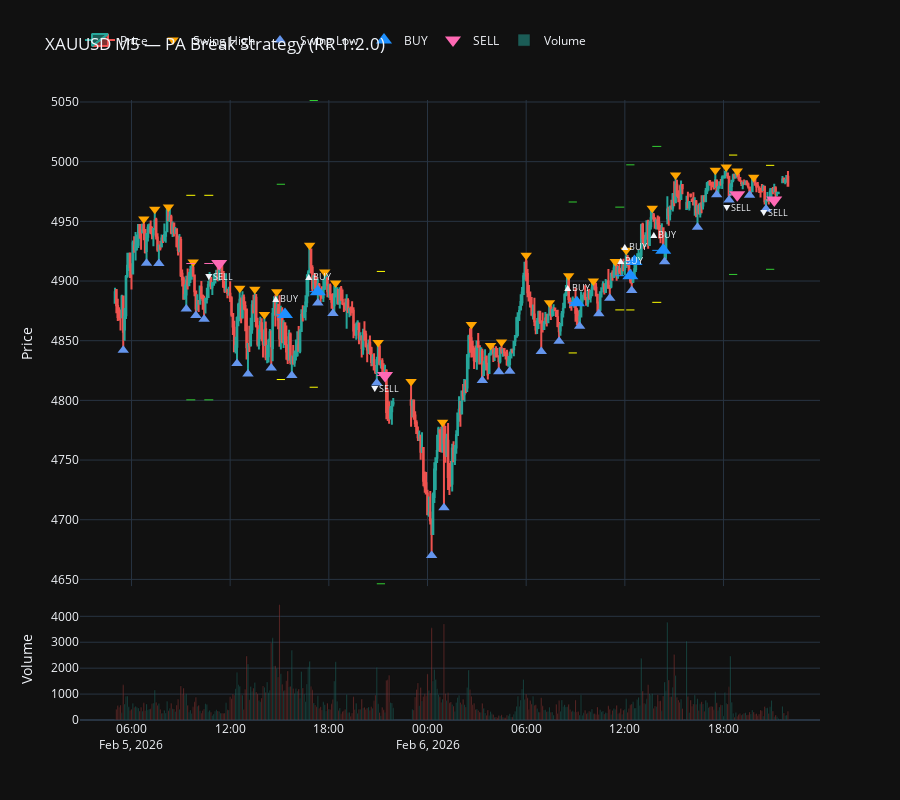

The cell this chart's notebook holds for it:
### Code cell
# Cell 4: Vẽ Interactive Chart với Plotly
fig = make_subplots(rows=2, cols=1, shared_xaxes=True,
                    row_heights=[0.8, 0.2],
                    vertical_spacing=0.02)

# Candlestick
fig.add_trace(go.Candlestick(
    x=df.index, open=df['Open'], high=df['High'],
    low=df['Low'], close=df['Close'],
    name='Price',
    increasing_line_color='#26a69a',
    decreasing_line_color='#ef5350',
), row=1, col=1)

# Swing Highs
sh_points = [s for s in swings if s.type == 'HIGH']
if sh_points:
    fig.add_trace(go.Scatter(
        x=[s.time for s in sh_points],
        y=[s.price for s in sh_points],
        mode='markers', name='Swing High',
        marker=dict(symbol='triangle-down', size=10, color='orange'),
    ), row=1, col=1)

# Swing Lows
sl_points = [s for s in swings if s.type == 'LOW']
if sl_points:
    fig.add_trace(go.Scatter(
        x=[s.time for s in sl_points],
        y=[s.price for s in sl_points],
        mode='markers', name='Swing Low',
        marker=dict(symbol='triangle-up', size=10, color='cornflowerblue'),
    ), row=1, col=1)

# Buy Signals
buy_sigs = [s for s in signals if s.direction == 'BUY']
if buy_sigs:
    for sig in buy_sigs:
        fig.add_shape(type='line',
            x0=sig.break_time, x1=sig.time,
            y0=sig.entry, y1=sig.entry,
            line=dict(color='dodgerblue', width=1, dash='dash'), row=1, col=1)
        fig.add_shape(type='line',
            x0=sig.break_time, x1=sig.time,
            y0=sig.sl, y1=sig.sl,
            line=dict(color='yellow', width=1, dash='dash'), row=1, col=1)
        if sig.tp > 0:
            fig.add_shape(type='line',
                x0=sig.break_time, x1=sig.time,
                y0=sig.tp, y1=sig.tp,
                line=dict(color='limegreen', width=1, dash='dash'), row=1, col=1)
    fig.add_trace(go.Scatter(
        x=[s.time for s in buy_sigs],
        y=[s.entry for s in buy_sigs],
        mode='markers+text', name='BUY',
        marker=dict(symbol='triangle-up', size=14, color='dodgerblue'),
        text=['▲BUY' for _ in buy_sigs],
        textposition='top center', textfont=dict(size=9),
    ), row=1, col=1)

# Sell Signals
sell_sigs = [s for s in signals if s.direction == 'SELL']
if sell_sigs:
    for sig in sell_sigs:
        fig.add_shape(type='line',
            x0=sig.break_time, x1=sig.time,
            y0=sig.entry, y1=sig.entry,
            line=dict(color='hotpink', width=1, dash='dash'), row=1, col=1)
        fig.add_shape(type='line',
            x0=sig.break_time, x1=sig.time,
            y0=sig.sl, y1=sig.sl,
            line=dict(color='yellow', width=1, dash='dash'), row=1, col=1)
        if sig.tp > 0:
            fig.add_shape(type='line',
                x0=sig.break_time, x1=sig.time,
                y0=sig.tp, y1=sig.tp,
                line=dict(color='limegreen', width=1, dash='dash'), row=1, col=1)
    fig.add_trace(go.Scatter(
        x=[s.time for s in sell_sigs],
        y=[s.entry for s in sell_sigs],
        mode='markers+text', name='SELL',
        marker=dict(symbol='triangle-down', size=14, color='hotpink'),
        text=['▼SELL' for _ in sell_sigs],
        textposition='bottom center', textfont=dict(size=9),
    ), row=1, col=1)

# Volume
colors = ['#26a69a' if c >= o else '#ef5350' for o, c in zip(df['Open'], df['Close'])]
fig.add_trace(go.Bar(
    x=df.index, y=df['Volume'], name='Volume',
    marker_color=colors, opacity=0.5,
), row=2, col=1)

fig.update_layout(
    title=f'{SYMBOL} {TIMEFRAME} — PA Break Strategy (RR 1:{RR_RATIO})',
    template='plotly_dark',
    height=800,
    xaxis_rangeslider_visible=False,
    showlegend=True,
    legend=dict(x=0, y=1.12, orientation='h'),
)
fig.update_yaxes(title_text='Price', row=1, col=1)
fig.update_yaxes(title_text='Volume', row=2, col=1)
fig.show()

### Figure 1 — Plotly figure (JSON) as saved in the notebook; plotly's stock layout.template omitted (floating-point values rounded to 4 significant figures; data arrays with more than 128 entries replaced by an {"elided": "..."} marker saying what was removed)
{"data": [{"close": {"elided": "476 float values"}, "decreasing": {"line": {"color": "#ef5350"}}, "high": {"elided": "476 float values"}, "increasing": {"line": {"color": "#26a69a"}}, "low": {"elided": "476 float values"}, "name": "Price", "open": {"elided": "476 float values"}, "type": "candlestick", "x": {"elided": "476 str values"}, "xaxis": "x", "yaxis": "y"}, {"marker": {"color": "orange", "size": 10, "symbol": "triangle-down"}, "mode": "markers", "name": "Swing High", "type": "scatter", "x": ["2026-02-05T06:45:00+00:00", "2026-02-05T07:25:00+00:00", "2026-02-05T08:15:00+00:00", "2026-02-05T09:45:00+00:00", "2026-02-05T11:20:00+00:00", "2026-02-05T12:35:00+00:00", "2026-02-05T13:30:00+00:00", "2026-02-05T14:05:00+00:00", "2026-02-05T14:50:00+00:00", "2026-02-05T16:50:00+00:00", "2026-02-05T17:45:00+00:00", "2026-02-05T18:25:00+00:00", "2026-02-05T21:00:00+00:00", "2026-02-05T23:00:00+00:00", "2026-02-06T00:55:00+00:00", "2026-02-06T02:40:00+00:00", "2026-02-06T03:50:00+00:00", "2026-02-06T04:30:00+00:00", "2026-02-06T06:00:00+00:00", "2026-02-06T07:25:00+00:00", "2026-02-06T08:35:00+00:00", "2026-02-06T10:05:00+00:00", "2026-02-06T11:25:00+00:00", "2026-02-06T12:05:00+00:00", "2026-02-06T13:40:00+00:00", "2026-02-06T15:05:00+00:00", "2026-02-06T17:30:00+00:00", "2026-02-06T18:10:00+00:00", "2026-02-06T18:50:00+00:00", "2026-02-06T19:50:00+00:00"], "xaxis": "x", "y": [4952.0, 4960.0, 4962, 4916, 4916.0, 4894.0, 4893.0, 4872, 4891.0, 4930, 4908.0, 4898.0, 4848.0, 4816.0, 4782.0, 4864.0, 4846, 4849.0, 4922.0, 4882.0, 4904.0, 4900, 4916.0, 4926.0, 4961, 4989.0, 4993.0, 4996.0, 4992.0, 4987], "yaxis": "y"}, {"marker": {"color": "cornflowerblue", "size": 10, "symbol": "triangle-up"}, "mode": "markers", "name": "Swing Low", "type": "scatter", "x": ["2026-02-05T05:30:00+00:00", "2026-02-05T06:55:00+00:00", "2026-02-05T07:40:00+00:00", "2026-02-05T09:20:00+00:00", "2026-02-05T09:55:00+00:00", "2026-02-05T10:25:00+00:00", "2026-02-05T12:25:00+00:00", "2026-02-05T13:05:00+00:00", "2026-02-05T14:30:00+00:00", "2026-02-05T15:45:00+00:00", "2026-02-05T17:20:00+00:00", "2026-02-05T18:15:00+00:00", "2026-02-05T20:55:00+00:00", "2026-02-06T00:15:00+00:00", "2026-02-06T01:00:00+00:00", "2026-02-06T03:20:00+00:00", "2026-02-06T04:20:00+00:00", "2026-02-06T05:00:00+00:00", "2026-02-06T06:55:00+00:00", "2026-02-06T08:00:00+00:00", "2026-02-06T09:15:00+00:00", "2026-02-06T10:25:00+00:00", "2026-02-06T11:05:00+00:00", "2026-02-06T12:25:00+00:00", "2026-02-06T14:25:00+00:00", "2026-02-06T16:25:00+00:00", "2026-02-06T17:35:00+00:00", "2026-02-06T18:20:00+00:00", "2026-02-06T19:35:00+00:00", "2026-02-06T20:35:00+00:00"], "xaxis": "x", "y": [4842, 4915, 4915.0, 4877.0, 4871.0, 4868, 4831, 4822, 4827.0, 4821.0, 4882.0, 4873.0, 4815.0, 4670, 4710, 4817.0, 4824.0, 4824.0, 4841, 4850.0, 4862.0, 4873.0, 4886.0, 4892, 4916.0, 4945, 4972.0, 4968.0, 4972.0, 4960.0], "yaxis": "y"}, {"marker": {"color": "dodgerblue", "size": 14, "symbol": "triangle-up"}, "mode": "markers+text", "name": "BUY", "text": ["▲BUY", "▲BUY", "▲BUY", "▲BUY", "▲BUY", "▲BUY"], "textfont": {"size": 9}, "textposition": "top center", "type": "scatter", "x": ["2026-02-05T15:20:00+00:00", "2026-02-05T17:20:00+00:00", "2026-02-06T09:05:00+00:00", "2026-02-06T12:20:00+00:00", "2026-02-06T12:35:00+00:00", "2026-02-06T14:20:00+00:00"], "xaxis": "x", "y": [4872, 4891.0, 4882.0, 4904.0, 4916.0, 4926.0], "yaxis": "y"}, {"marker": {"color": "hotpink", "size": 14, "symbol": "triangle-down"}, "mode": "markers+text", "name": "SELL", "text": ["▼SELL", "▼SELL", "▼SELL", "▼SELL"], "textfont": {"size": 9}, "textposition": "bottom center", "type": "scatter", "x": ["2026-02-05T11:20:00+00:00", "2026-02-05T21:25:00+00:00", "2026-02-06T18:50:00+00:00", "2026-02-06T21:05:00+00:00"], "xaxis": "x", "y": [4915.0, 4821.0, 4972.0, 4968.0], "yaxis": "y"}, {"marker": {"color": {"elided": "476 str values"}}, "name": "Volume", "opacity": 0.5, "type": "bar", "x": {"elided": "476 str values"}, "xaxis": "x2", "y": {"elided": "476 int values"}, "yaxis": "y2"}], "layout": {"height": 800, "legend": {"orientation": "h", "x": 0, "y": 1.12}, "shapes": [{"line": {"color": "dodgerblue", "dash": "dash", "width": 1}, "type": "line", "x0": "2026-02-05T14:50:00+00:00", "x1": "2026-02-05T15:20:00+00:00", "xref": "x", "y0": 4872, "y1": 4872, "yref": "y"}, {"line": {"color": "yellow", "dash": "dash", "width": 1}, "type": "line", "x0": "2026-02-05T14:50:00+00:00", "x1": "2026-02-05T15:20:00+00:00", "xref": "x", "y0": 4817.0, "y1": 4817.0, "yref": "y"}, {"line": {"color": "limegreen", "dash": "dash", "width": 1}, "type": "line", "x0": "2026-02-05T14:50:00+00:00", "x1": "2026-02-05T15:20:00+00:00", "xref": "x", "y0": 4981.0, "y1": 4981.0, "yref": "y"}, {"line": {"color": "dodgerblue", "dash": "dash", "width": 1}, "type": "line", "x0": "2026-02-05T16:50:00+00:00", "x1": "2026-02-05T17:20:00+00:00", "xref": "x", "y0": 4891.0, "y1": 4891.0, "yref": "y"}, {"line": {"color": "yellow", "dash": "dash", "width": 1}, "type": "line", "x0": "2026-02-05T16:50:00+00:00", "x1": "2026-02-05T17:20:00+00:00", "xref": "x", "y0": 4811.0, "y1": 4811.0, "yref": "y"}, {"line": {"color": "limegreen", "dash": "dash", "width": 1}, "type": "line", "x0": "2026-02-05T16:50:00+00:00", "x1": "2026-02-05T17:20:00+00:00", "xref": "x", "y0": 5051.0, "y1": 5051.0, "yref": "y"}, {"line": {"color": "dodgerblue", "dash": "dash", "width": 1}, "type": "line", "x0": "2026-02-06T08:35:00+00:00", "x1": "2026-02-06T09:05:00+00:00", "xref": "x", "y0": 4882.0, "y1": 4882.0, "yref": "y"}, {"line": {"color": "yellow", "dash": "dash", "width": 1}, "type": "line", "x0": "2026-02-06T08:35:00+00:00", "x1": "2026-02-06T09:05:00+00:00", "xref": "x", "y0": 4840.0, "y1": 4840.0, "yref": "y"}, {"line": {"color": "limegreen", "dash": "dash", "width": 1}, "type": "line", "x0": "2026-02-06T08:35:00+00:00", "x1": "2026-02-06T09:05:00+00:00", "xref": "x", "y0": 4966.0, "y1": 4966.0, "yref": "y"}, {"line": {"color": "dodgerblue", "dash": "dash", "width": 1}, "type": "line", "x0": "2026-02-06T11:25:00+00:00", "x1": "2026-02-06T12:20:00+00:00", "xref": "x", "y0": 4904.0, "y1": 4904.0, "yref": "y"}, {"line": {"color": "yellow", "dash": "dash", "width": 1}, "type": "line", "x0": "2026-02-06T11:25:00+00:00", "x1": "2026-02-06T12:20:00+00:00", "xref": "x", "y0": 4876.0, "y1": 4876.0, "yref": "y"}, {"line": {"color": "limegreen", "dash": "dash", "width": 1}, "type": "line", "x0": "2026-02-06T11:25:00+00:00", "x1": "2026-02-06T12:20:00+00:00", "xref": "x", "y0": 4962.0, "y1": 4962.0, "yref": "y"}, {"line": {"color": "dodgerblue", "dash": "dash", "width": 1}, "type": "line", "x0": "2026-02-06T12:05:00+00:00", "x1": "2026-02-06T12:35:00+00:00", "xref": "x", "y0": 4916.0, "y1": 4916.0, "yref": "y"}, {"line": {"color": "yellow", "dash": "dash", "width": 1}, "type": "line", "x0": "2026-02-06T12:05:00+00:00", "x1": "2026-02-06T12:35:00+00:00", "xref": "x", "y0": 4876.0, "y1": 4876.0, "yref": "y"}, {"line": {"color": "limegreen", "dash": "dash", "width": 1}, "type": "line", "x0": "2026-02-06T12:05:00+00:00", "x1": "2026-02-06T12:35:00+00:00", "xref": "x", "y0": 4997.0, "y1": 4997.0, "yref": "y"}, {"line": {"color": "dodgerblue", "dash": "dash", "width": 1}, "type": "line", "x0": "2026-02-06T13:40:00+00:00", "x1": "2026-02-06T14:20:00+00:00", "xref": "x", "y0": 4926.0, "y1": 4926.0, "yref": "y"}, {"line": {"color": "yellow", "dash": "dash", "width": 1}, "type": "line", "x0": "2026-02-06T13:40:00+00:00", "x1": "2026-02-06T14:20:00+00:00", "xref": "x", "y0": 4882.0, "y1": 4882.0, "yref": "y"}, {"line": {"color": "limegreen", "dash": "dash", "width": 1}, "type": "line", "x0": "2026-02-06T13:40:00+00:00", "x1": "2026-02-06T14:20:00+00:00", "xref": "x", "y0": 5013.0, "y1": 5013.0, "yref": "y"}, {"line": {"color": "hotpink", "dash": "dash", "width": 1}, "type": "line", "x0": "2026-02-05T09:20:00+00:00", "x1": "2026-02-05T11:20:00+00:00", "xref": "x", "y0": 4915.0, "y1": 4915.0, "yref": "y"}, {"line": {"color": "yellow", "dash": "dash", "width": 1}, "type": "line", "x0": "2026-02-05T09:20:00+00:00", "x1": "2026-02-05T11:20:00+00:00", "xref": "x", "y0": 4972.0, "y1": 4972.0, "yref": "y"}, {"line": {"color": "limegreen", "dash": "dash", "width": 1}, "type": "line", "x0": "2026-02-05T09:20:00+00:00", "x1": "2026-02-05T11:20:00+00:00", "xref": "x", "y0": 4800.0, "y1": 4800.0, "yref": "y"}, {"line": {"color": "hotpink", "dash": "dash", "width": 1}, "type": "line", "x0": "2026-02-05T20:55:00+00:00", "x1": "2026-02-05T21:25:00+00:00", "xref": "x", "y0": 4821.0, "y1": 4821.0, "yref": "y"}, {"line": {"color": "yellow", "dash": "dash", "width": 1}, "type": "line", "x0": "2026-02-05T20:55:00+00:00", "x1": "2026-02-05T21:25:00+00:00", "xref": "x", "y0": 4908.0, "y1": 4908.0, "yref": "y"}, {"line": {"color": "limegreen", "dash": "dash", "width": 1}, "type": "line", "x0": "2026-02-05T20:55:00+00:00", "x1": "2026-02-05T21:25:00+00:00", "xref": "x", "y0": 4646.0, "y1": 4646.0, "yref": "y"}, {"line": {"color": "hotpink", "dash": "dash", "width": 1}, "type": "line", "x0": "2026-02-06T18:20:00+00:00", "x1": "2026-02-06T18:50:00+00:00", "xref": "x", "y0": 4972.0, "y1": 4972.0, "yref": "y"}, {"line": {"color": "yellow", "dash": "dash", "width": 1}, "type": "line", "x0": "2026-02-06T18:20:00+00:00", "x1": "2026-02-06T18:50:00+00:00", "xref": "x", "y0": 5006.0, "y1": 5006.0, "yref": "y"}, {"line": {"color": "limegreen", "dash": "dash", "width": 1}, "type": "line", "x0": "2026-02-06T18:20:00+00:00", "x1": "2026-02-06T18:50:00+00:00", "xref": "x", "y0": 4906.0, "y1": 4906.0, "yref": "y"}, {"line": {"color": "hotpink", "dash": "dash", "width": 1}, "type": "line", "x0": "2026-02-06T20:35:00+00:00", "x1": "2026-02-06T21:05:00+00:00", "xref": "x", "y0": 4968.0, "y1": 4968.0, "yref": "y"}, {"line": {"color": "yellow", "dash": "dash", "width": 1}, "type": "line", "x0": "2026-02-06T20:35:00+00:00", "x1": "2026-02-06T21:05:00+00:00", "xref": "x", "y0": 4997.0, "y1": 4997.0, "yref": "y"}, {"line": {"color": "limegreen", "dash": "dash", "width": 1}, "type": "line", "x0": "2026-02-06T20:35:00+00:00", "x1": "2026-02-06T21:05:00+00:00", "xref": "x", "y0": 4910.0, "y1": 4910.0, "yref": "y"}], "showlegend": true, "title": {"text": "XAUUSD M5 — PA Break Strategy (RR 1:2.0)"}, "xaxis": {"anchor": "y", "domain": [0, 1], "matches": "x2", "rangeslider": {"visible": false}, "showticklabels": false}, "xaxis2": {"anchor": "y2", "domain": [0, 1]}, "yaxis": {"anchor": "x", "domain": [0.216, 1], "title": {"text": "Price"}}, "yaxis2": {"anchor": "x2", "domain": [0, 0.196], "title": {"text": "Volume"}}}}
